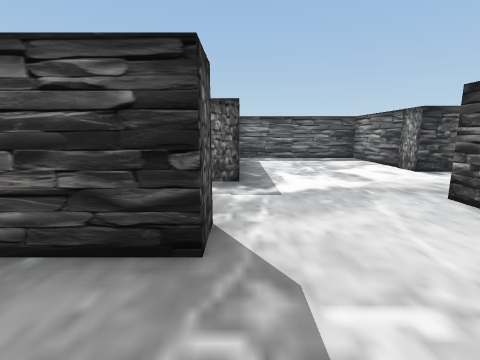
[1] (above)

17 first-person views from a walk through a 3-D level made in the Unity game engine. The camera is 1.2 m above the floor, tilts 10° down and sees 85° across. The floor is counted in squares, 1 m on a side. Each view is taken from the middle of a square. On the plan, view 1 faces up. The plan holds only what a view shows up to about 12 squares ahead; the rest is blank. The place goes on beyond the plan. The player character is not drawn.

[2]
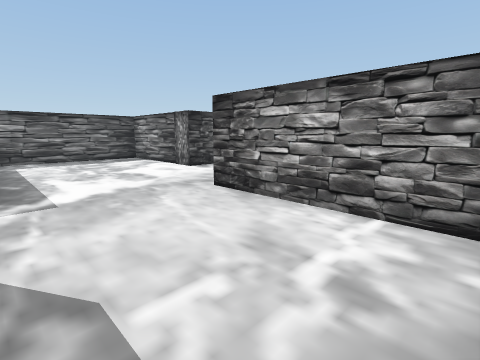

[3]
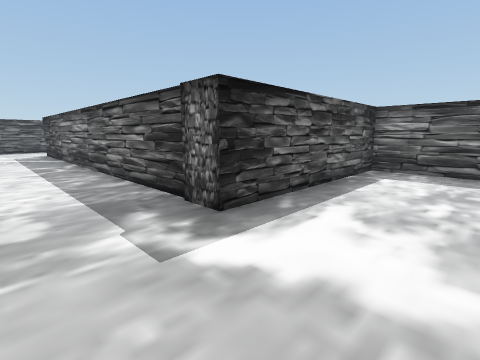

[4]
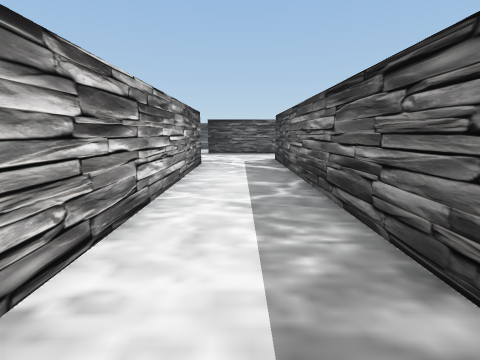

[5]
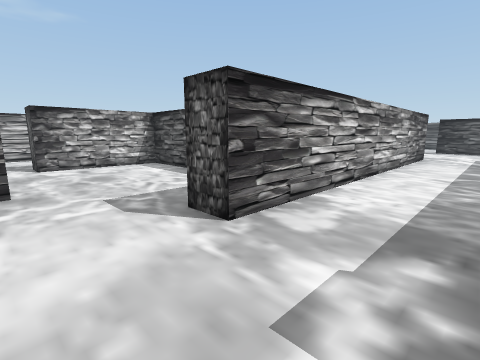

[6]
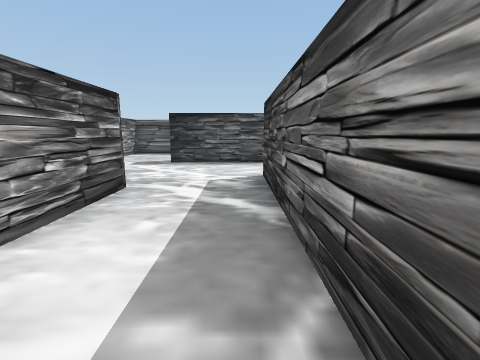

[7]
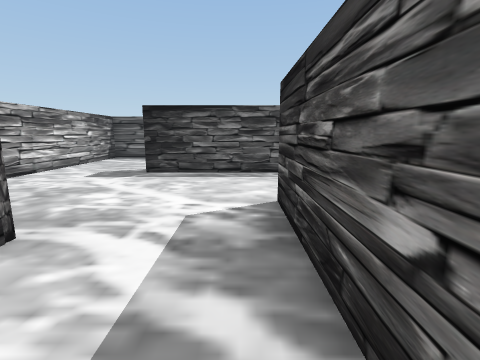

[8]
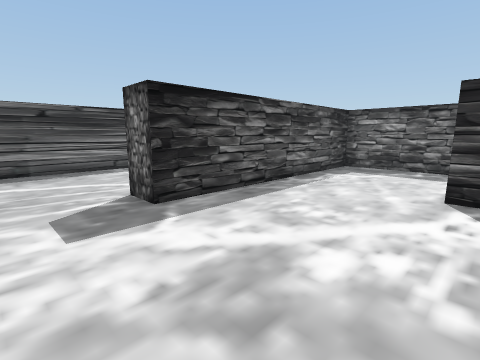

[9]
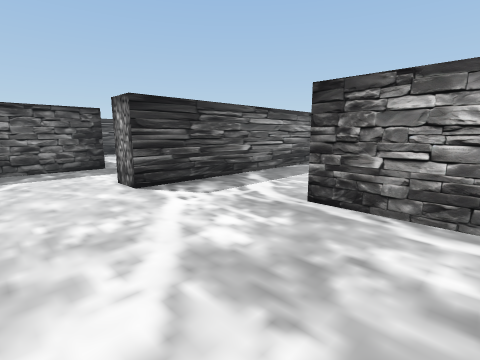

[10]
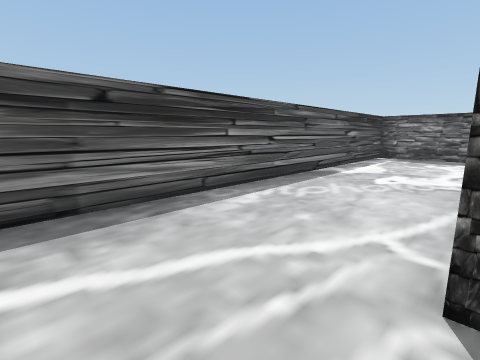

[11]
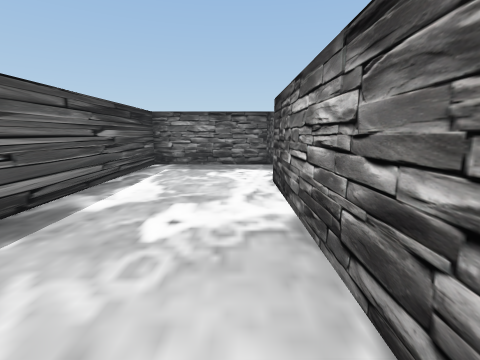

[12]
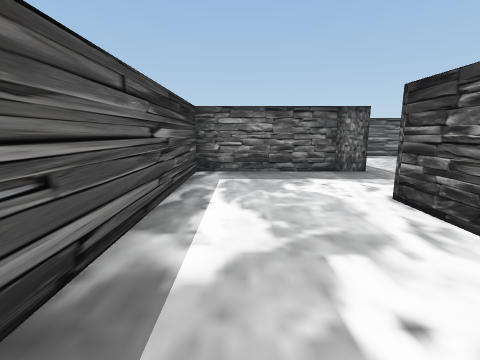

[13]
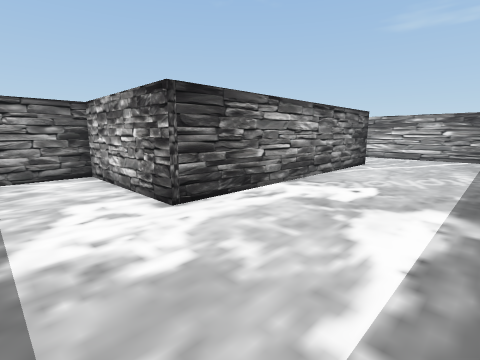

[14]
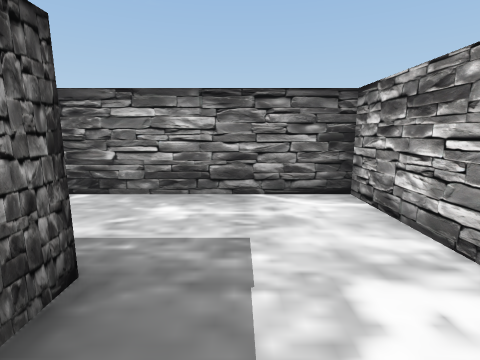

[15]
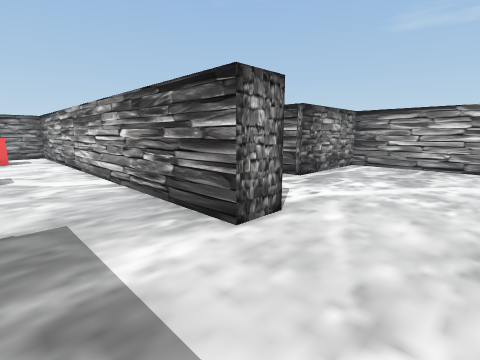

[16]
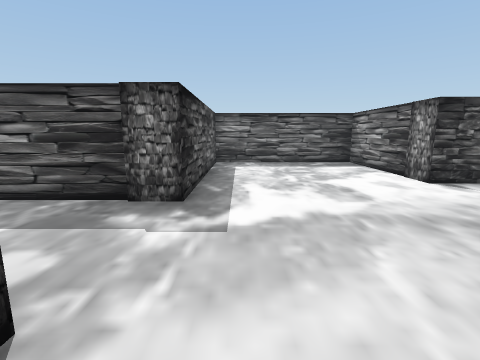

[17]
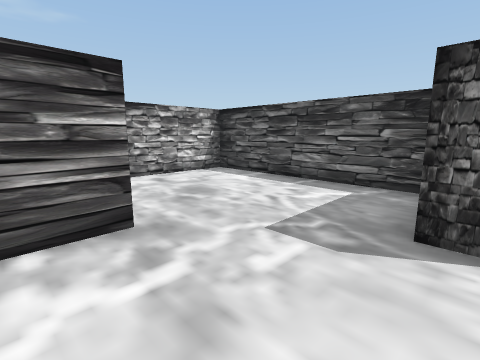

### Floor plan
Ten units are one square. View 1 is at (0, 0); x grows to the right and y downward. Boxes are objects, and circles mark ways between rooms. Rooms are numbered by the first view taken in them; rooms with no view inside come last. Other rooms are left out.
<svg viewBox="-239 -180 301 228">
<path fill="none" stroke="#000" d="M-33 -20 -33 43 7 43M16 3 30 3M39 0 39 -49M-139 -108 -181 -108 -181 -31M57 -83 57 -132 0 -132 0 -67 -146 -67 -146 -77 -136 -77M-174 3 -129 3 -129 -34 -4 -34 -4 -24 -24 -24M-181 -31 -191 -31 -191 -118 -176 -118M-179 -154 -234 -154 -234 -11M-224 3 -174 3M-176 -118 -149 -118 -149 -175"/>
<circle cx="-185" cy="-15" r="3" fill="#2a7"/>
<circle cx="-185" cy="-135" r="3" fill="#2a7"/>
<text x="-50" y="-50">1</text>
<text x="-210" y="-80">2</text>
<text x="-170" y="-150">3</text>
</svg>
Room 1 opens to room 2. Room 2 opens to room 3.

Where each view was taken, in squares from view 1:
view 1: 0 up, 0 right, facing up
view 2: 0 up, 0 right, facing up-right
view 3: 4 up, 3 right, facing up-left
view 4: 5 up, 2 left, facing left
view 5: 6 up, 2 right, facing down-left
view 6: 6 up, 7 left, facing left
view 7: 6 up, 10 left, facing left
view 8: 1 up, 14 left, facing up-left
view 9: 1 up, 17 left, facing up-right
view 10: 1 up, 19 left, facing up-left
view 11: 5 up, 20 left, facing up
view 12: 7 up, 22 left, facing up
view 13: 14 up, 23 left, facing down-right
view 14: 14 up, 20 left, facing right
view 15: 10 up, 17 left, facing down-right
view 16: 2 up, 1 right, facing up
view 17: 3 up, 3 right, facing down-left
